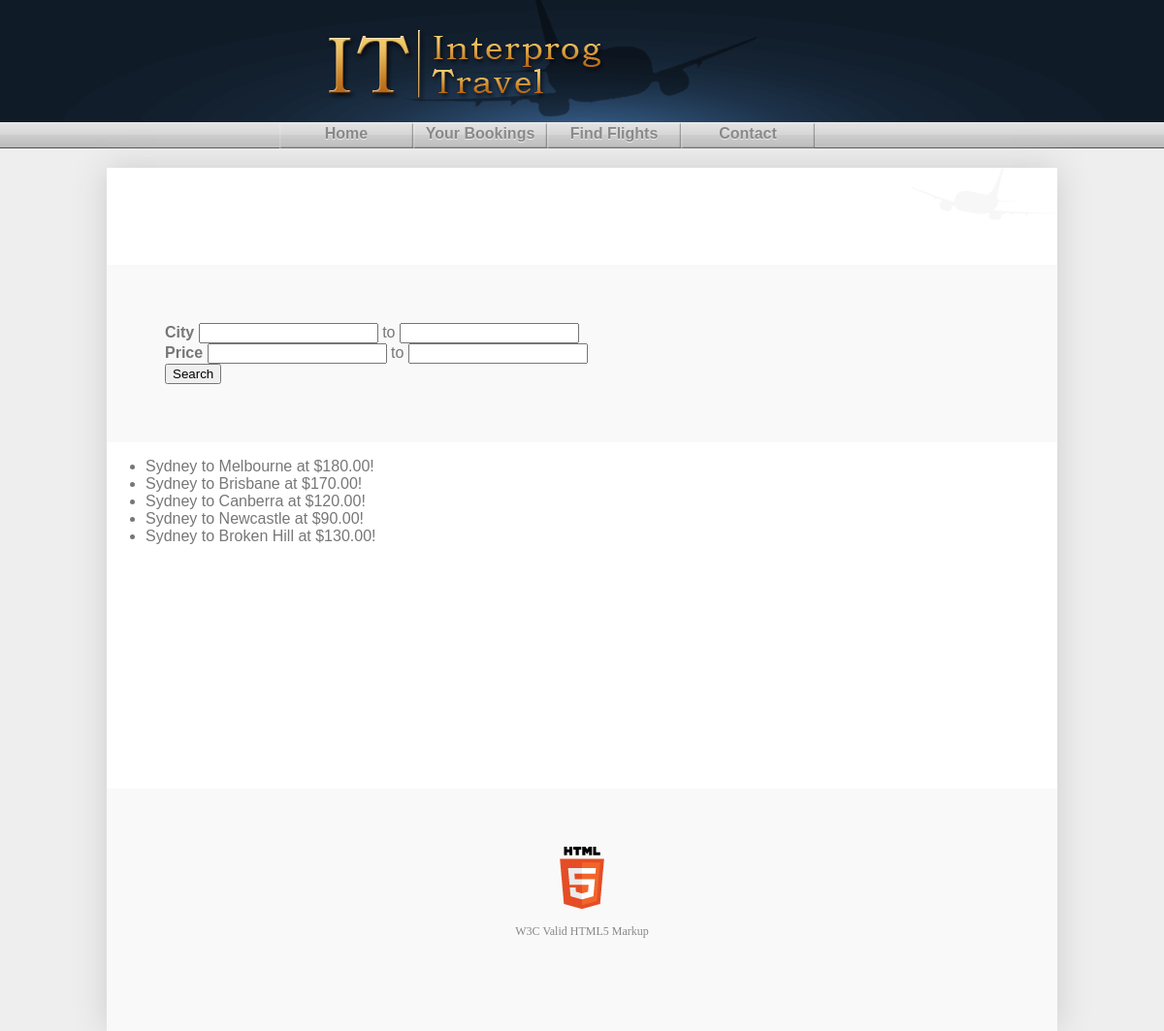
The app's page /search_flights.php?from_city=Sydney with its own data.
### tables this page shows
CREATE TABLE `flights` (
  `route_no` int(5) NOT NULL AUTO_INCREMENT,
  `from_city` varchar(20) DEFAULT NULL,
  `to_city` varchar(20) DEFAULT NULL,
  `price` float(8,2) DEFAULT NULL,
  PRIMARY KEY (`route_no`)
);

### Include/flightList.php (the view, shortened to what this page needs)
<?php
	class FlightList
	{
		private $sqli_flights;
		public function __construct($sqli, $from_city, $to_city, $min_price, $max_price)
		{
			if(isset($from_city)) $from_city = $sqli->escape_string($from_city);
			$filters = array();
			if(isset($from_city)) 	array_push($filters, "from_city = '$from_city'");
			$queryFormat = "SELECT * FROM flights WHERE 1=1 %s";
			$query = sprintf($queryFormat,
				(sizeof($filters) > 0)? "AND " . implode(' AND ', $filters) : "");
			$this->sqli_flights = $sqli->query($query);
		}
		public function PrintTable()
		{
			while($row = $this->sqli_flights->fetch_object())
			{
				echo "<li>";
				echo $row->from_city . " to ";
				echo $row->to_city . " at $";
				echo $row->price . "!";
				echo "</li>";
			}
		}
	}
?>

### Include/pageHeader.php (shortened to what this page needs)
<!DOCTYPE html>
<html>
  <head>
    <link rel="stylesheet" type="text/css" href="Style/main.css"/>
    <link rel="stylesheet" type="text/css" href="Style/mobile.css" media="only screen and (max-device-width: 480px)" />
  </head>
  <body>
  	<div id="headBar">
  		<img id="headerLogo" src="Style/UI/ITLogo.png" alt="<?php echo(Constants::$SITE_TITLE); ?>" />
  	</div>
  	<div id="navBar">
      <ul>
        <li><a href="index.php">Home</a></li>
        <li><a href="bookings.php">Your Bookings</a></li>
        <li><a href="search_flights.php">Find Flights</a></li>
        <li><a href="contact.php">Contact</a></li>
      </ul>
    </div>
  	<div id="bodyWrapper">
      <div id="content">

### search_flights.php (shortened to what this page needs)
<?php
  require_once("Include/stdinc.php");
  require_once("Include/database_connect.php");
  require_once("Include/pageHeader.php");
  require_once("Include/flightList.php");
  $flightList = new FlightList(
  	$sqli, $_GET['from_city']?:null, $_GET['to_city']?:null, $_GET['min_price']?:null, $_GET['max_price']?:null);
?>
<div style="padding-top: 100px">
	<div class="fullWidthContainer">
		<form action="search_flights.php" method="GET">
			<b>City</b> <input type="text" name="from_city"> to
			<input type="text" name="to_city"> <br />
			<b>Price</b> <input type="text" name="min_price"> to
			<input type="text" name="max_price"> <br />
			<input type="submit" value="Search">
		</form>
	</div>
</div>
<ul>
<?php
	$flightList->PrintTable();
?>
</ul>
<?php
  require_once("Include/pageFooter.php");
?>

### Include/pageFooter.php
      </div>
  		<div id="footer">
        <div id="footerContent">
          <a href="#">
            <img src="Images/HTML5_Logo_64.png" alt="W3C Valid HTML 5" />
          </a>
          <p>W3C Valid HTML5 Markup</p>
        </div>
      </div>
  	</div>
  </body>
</html>

### Style/main.css (style rules this page uses)
body { margin: 0; padding: 0; background-color: #EEE; }
#headBar { width: 100%; height: 126px; background-color: #101b28; background-image: url("UI/BlueRadialHeaderBG.png"); background-repeat: no-repeat; background-position: center top; }
#headerLogo { position: relative; top: 0; left: 28%; }
#navBar { width: 100%; height: 27px; background-image: url("UI/Navbar.png"); background-repeat: repeat-x; }
#navBar ul { list-style-type: none; margin: 0; padding: 0 24%; }
#navBar li { float: left; }
#navBar a { display: block; padding: 0; padding-top:3px; margin: 0; width: 138px; height: 24px; background-image: url("UI/NavbarButton.png"); background-position: top; font-family: "Trebuchet MS", Helvetica, sans-serif; font-weight: bold; text-decoration: none; text-align: center; text-shadow: 0px 1px 1px #F0F0F0; color: #888; }
#bodyWrapper { position: relative; width: 980px; min-height: 100vh; margin: 20px auto 0 auto; background-color: #FFF; box-shadow: 0 0 32px 0 #CCC; }
#content { min-height: 80vh; background-color: #FFF; background-image: url("UI/PlaneStencil.png"); background-position: top right; background-repeat: no-repeat; color: #777; font-family: "Trebuchet MS", Helvetica, sans-serif; }
.fullWidthContainer { padding: 60px; background-color: #F9F9F9; }
#footer { display: block; width: 100%; height: 250px; margin: 0; text-align: center; background-color: #F9F9F9; }
#footerContent { padding: 60px; }
#footer p { font-size: 12px; color: #888; }

### Style/mobile.css (style rules this page uses)
#bodyWrapper { width: 100%; box-shadow: none; }

### records on screen
flights: from_city "Sydney", to_city "Melbourne", price "180.00"
flights: from_city "Sydney", to_city "Brisbane", price "170.00"
flights: from_city "Sydney", to_city "Canberra", price "120.00"
flights: from_city "Sydney", to_city "Newcastle", price "90.00"
flights: from_city "Sydney", to_city "Broken Hill", price "130.00"
